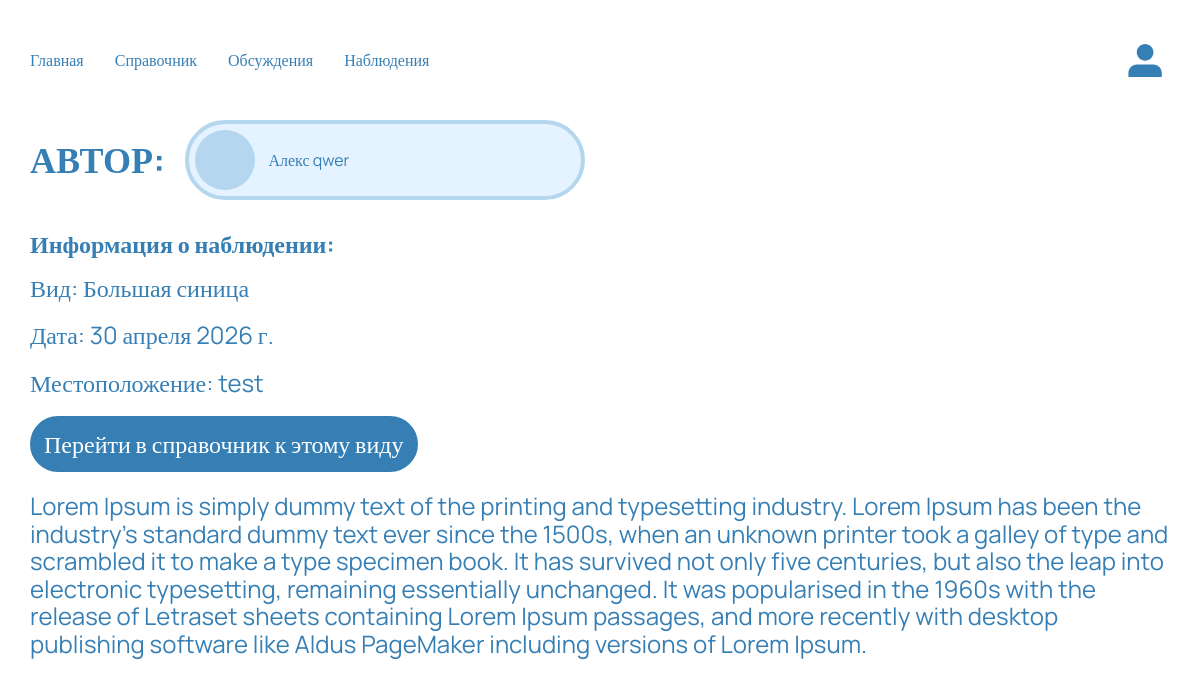
The app's page /observations/11, older data.
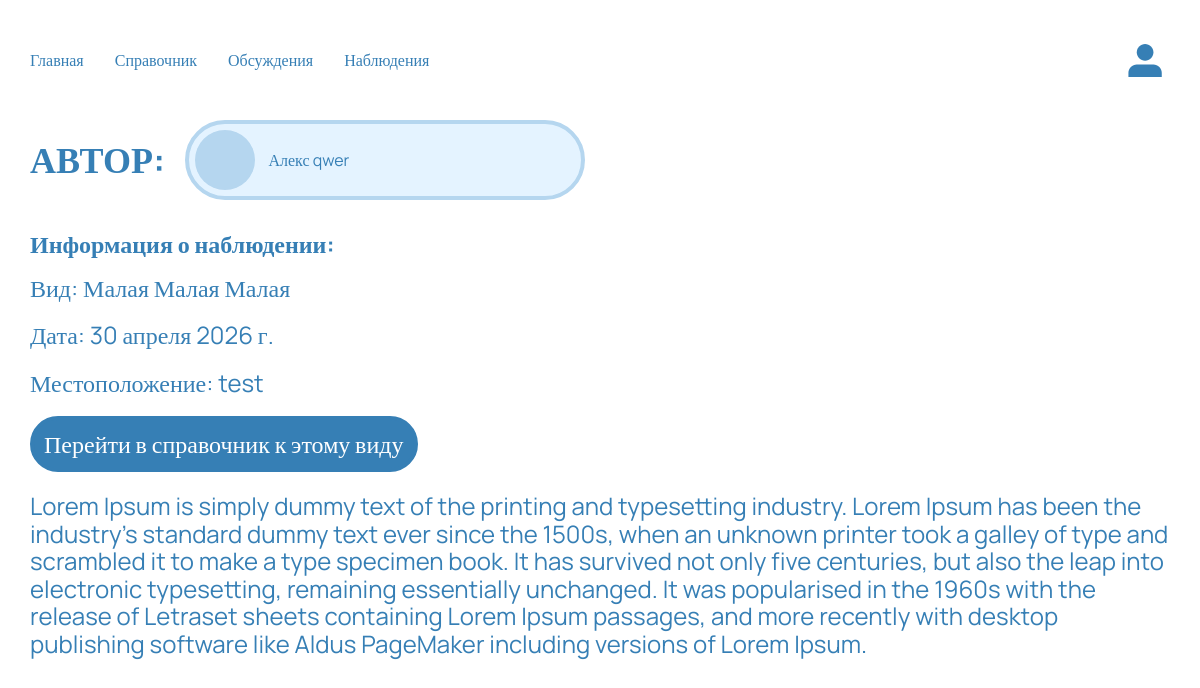
The same page, newer data.
### observations/models.py (models this page shows)
class Observations(models.Model):
    user = models.ForeignKey(User, on_delete=models.CASCADE)
    bird = models.ForeignKey(Bird, on_delete=models.CASCADE, null=False, blank=False)
    date = models.DateField()
    region = models.CharField(max_length=200, null=False)
    reconciliation = models.TextField(max_length=1000, null=False)
    image = models.ImageField(upload_to='images/observations/', null=True, blank=True)
    gender = models.CharField(max_length=200, null=False)

### birdlib/models.py (models this page shows)
class Bird(models.Model):
    user = ForeignKey(User, on_delete=models.CASCADE)
    name = models.CharField(max_length=50, null=False)
    lat_name = models.CharField(max_length=50, blank=True, null=True)
    squad = models.CharField(max_length=50, blank=True, null=True)
    family = models.CharField(max_length=50, blank=True, null=True)
    genus = models.CharField(max_length=50, blank=True, null=True)
    protection = models.CharField(max_length=50, blank=True, null=True)
    habitat = models.TextField(max_length=1000, blank=True, null=True)
    description = models.TextField(max_length=1000, blank=True, null=True)
    audio = models.FileField(upload_to="songs/", blank=True, null=True)
    logo_men = models.ImageField(null=True, blank=True, upload_to=bird_file_directory_path)
    logo_woman = models.ImageField(null=True, blank=True, upload_to=bird_file_directory_path)
    favourites = models.ManyToManyField(User, related_name="favourites", blank=True)

### userprofile/models.py (models this page shows)
class Profile(models.Model):
    user = models.OneToOneField(User, on_delete=models.CASCADE)
    first_name = models.CharField(max_length=50, blank=True)
    last_name = models.CharField(max_length=50, blank=True)
    email = models.EmailField(max_length=254, blank=True)
    logo = models.ImageField(null=True, blank=True, upload_to=product_preview_directory_path)

### observations/views.py (the view)
# urls.py: path('<int:pk>', DetailObservationView.as_view(), name='detail'),
class DetailObservationView(DetailView):
    model = Observations
    context_object_name = 'observation'

### observations/templates/observations/observations_detail.html (shortened to what this page needs)
{% extends "base.html" %}
{% block main %}
<div class="container">
    <div class="observation_detail-top">
        <p class="observation_detail-title">АВТОР:</p>
        <div class="discussion_user observation_detail-user">
            {% if observation.user.profile.logo %}
                <div class="discussion_user-logo"
                    style="background-image: url(../../..{{ observation.user.profile.logo.url }});">
                </div>
            {% endif%}
            <p class="discussion_user-name">
                {{ observation.user.profile.first_name }} {{ observation.user.profile.last_name }}
            </p>
        </div>
    </div>
    <div class="observation_detail-block">
        <div class="observation_detail-info">
            <h1>Информация о наблюдении:</h1>
            <p class="observation_list-item-title">Вид: {{ observation.bird.name }}</p>
            <p class="observation_list-item-title">Дата: {{ observation.date}}</p>
            <p class="observation_list-item-title">Местоположение: {{observation.region}}</p>
            <a href="{% url 'birdlib:details' pk=observation.bird.pk %}" class="btn_bold">Перейти в справочник к этому виду</a>
        </div>
    </div>
    <p class="reconciliation">{{observation.reconciliation}}</p>
</div>
{% endblock %}

Row changes from the older to the newer data that the page shows:
changed through a linked row, Observations "test": bird.name "Большая синица" → "Малая Малая Малая"
